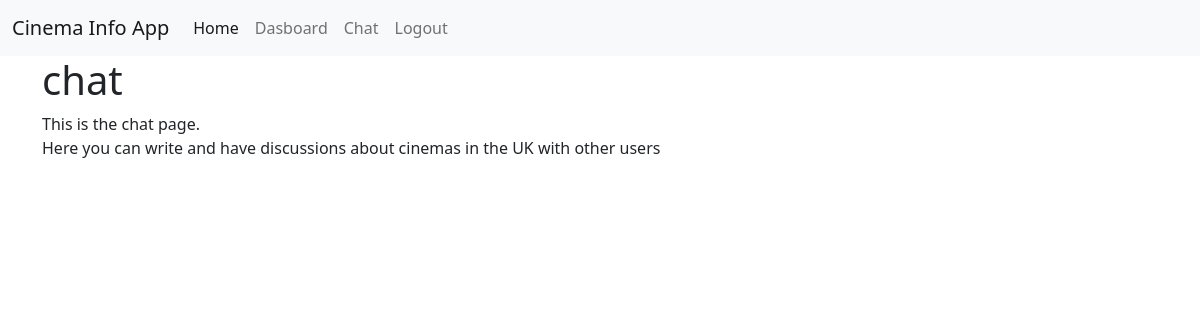
/view (signed in), run on an earlier commit of the app's database.
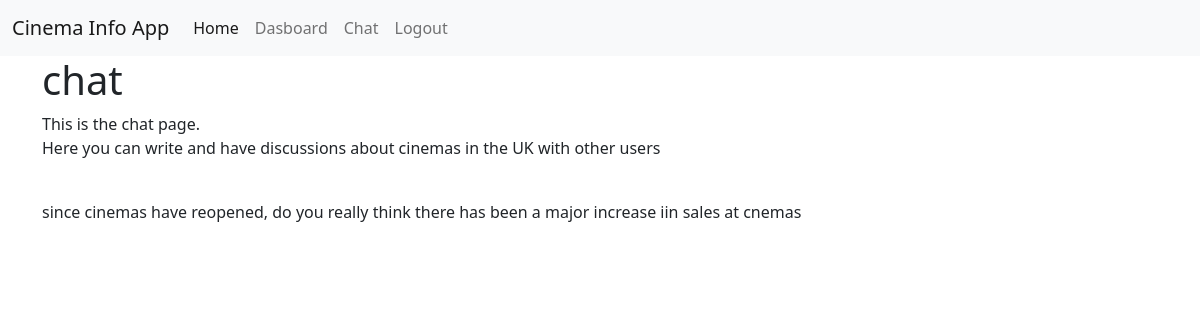
And on a later commit of the database.
### flask_app/models.py (models this page shows, shortened)
class Message(UserMixin, db.Model):
    __tablename__ = "message"
    message_id = db.Column(db.Integer, primary_key =True)
    author_id = db.Column(db.Integer, db.ForeignKey('user.id'), nullable=False)
    message_text = db.Column(db.Text, nullable=False)

### flask_app/chat/routes.py (the view)
@chat_bp.route('/view')
@login_required
def view():
    uploaded_messages = Message.query.all()
    name_list= []
    for name in uploaded_messages:
        name_list.append(User.query.filter_by(id = name.author_id))
    '''name_list = []
    for name in uploaded_messages:
        name_list =
        name_list.append(User.query.filter_by())'''
    return render_template('chat.html', title = 'chat', uploaded_messages = uploaded_messages,
    name_list = name_list )

### flask_app/chat/routes.py (called while the page is built)
@login_manager.user_loader
def load_user(user_id):
    if user_id is not None:
        return User.query.get(user_id)
    return None

### flask_app/templates/chat.html (shortened to what this page needs)
{% extends 'layout.html' %}
{% block content %}
    <h1>{{ title }}</h1>
    <p>This is the chat page.<br>
    Here you can write and have discussions about cinemas in the UK with other users </p>
    <br>
    {% for uploaded_message in uploaded_messages %}
        <div class="chat">
            <p class= "posted-message">
                {{uploaded_message.message_text}}<br/>
            </p>
            <br/>
        </div>
    {%endfor%}
{% endblock %}

What changed in the data, as far as the page shows it:
added Message: message_text "since cinemas have reopened, do you really think there has been a major increase iin sales at cnemas"
